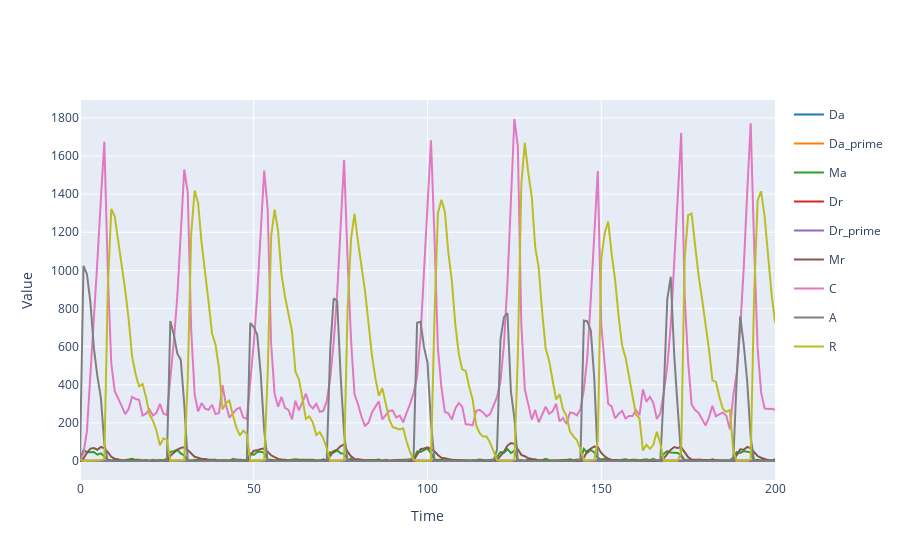

The notebook cell saved with this chart:
### Code cell
kwargs = configure_simulation()
fixed_data = vilar_model.run(**kwargs)
fixed_data.plotplotly()

### Figure 1 — Plotly figure (JSON) as saved in the notebook; plotly's stock layout.template omitted (floating-point values rounded to 4 significant figures; data arrays with more than 128 entries replaced by an {"elided": "..."} marker saying what was removed)
{"data": [{"legendgroup": "Da", "line": {"color": "#1f77b4"}, "mode": "lines", "name": "Da", "type": "scatter", "x": {"elided": "201 int values"}, "y": {"elided": "201 int values"}}, {"legendgroup": "Da_prime", "line": {"color": "#ff7f0e"}, "mode": "lines", "name": "Da_prime", "type": "scatter", "x": {"elided": "201 int values"}, "y": {"elided": "201 int values"}}, {"legendgroup": "Ma", "line": {"color": "#2ca02c"}, "mode": "lines", "name": "Ma", "type": "scatter", "x": {"elided": "201 int values"}, "y": {"elided": "201 int values"}}, {"legendgroup": "Dr", "line": {"color": "#d62728"}, "mode": "lines", "name": "Dr", "type": "scatter", "x": {"elided": "201 int values"}, "y": {"elided": "201 int values"}}, {"legendgroup": "Dr_prime", "line": {"color": "#9467bd"}, "mode": "lines", "name": "Dr_prime", "type": "scatter", "x": {"elided": "201 int values"}, "y": {"elided": "201 int values"}}, {"legendgroup": "Mr", "line": {"color": "#8c564b"}, "mode": "lines", "name": "Mr", "type": "scatter", "x": {"elided": "201 int values"}, "y": {"elided": "201 int values"}}, {"legendgroup": "C", "line": {"color": "#e377c2"}, "mode": "lines", "name": "C", "type": "scatter", "x": {"elided": "201 int values"}, "y": {"elided": "201 int values"}}, {"legendgroup": "A", "line": {"color": "#7f7f7f"}, "mode": "lines", "name": "A", "type": "scatter", "x": {"elided": "201 int values"}, "y": {"elided": "201 int values"}}, {"legendgroup": "R", "line": {"color": "#bcbd22"}, "mode": "lines", "name": "R", "type": "scatter", "x": {"elided": "201 int values"}, "y": {"elided": "201 int values"}}], "layout": {"showlegend": true, "title": {"text": ""}, "xaxis": {"title": {"text": "Time"}}, "yaxis": {"title": {"text": "Value"}}}}
